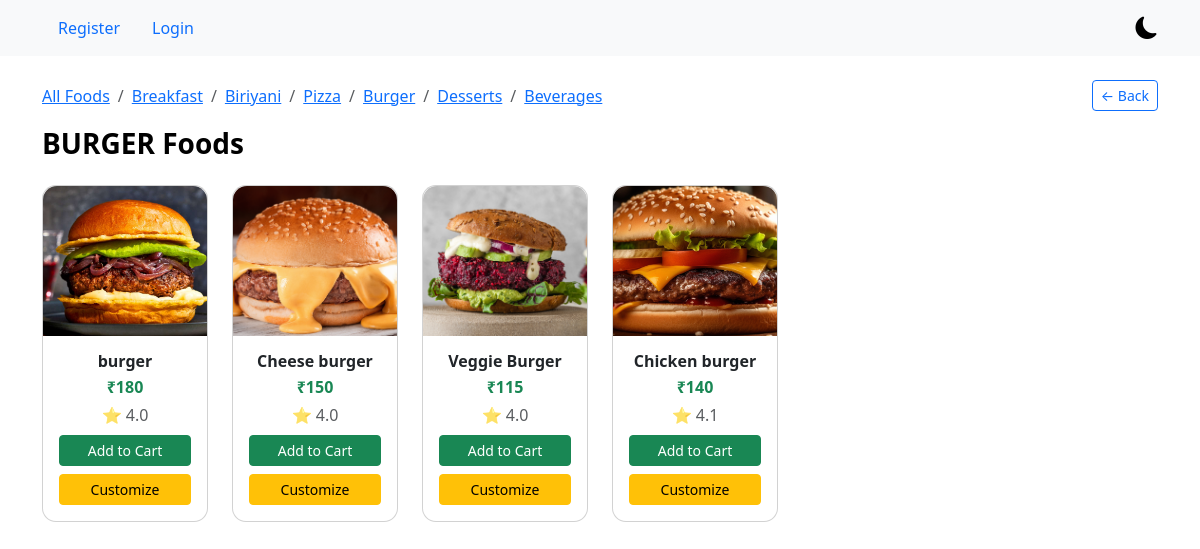
The app's page /foods/category/BURGER/ with its own data.
### foods/models.py (models this page shows)
class FoodItems(models.Model):
    name=models.CharField(max_length=100)
    price=models.IntegerField(null=True,blank=True)
    rating=models.FloatField(null=True,blank=True)
    foodpic = models.ImageField(upload_to='foodpic/', blank=True, null=True)
    Categories=models.CharField(max_length=100,choices=Categories)

### foods/views.py (the view)
# urls.py: path('category/<str:category>/', views.category_foods, name='category_foods'),
def category_foods(request, category):
    foods = FoodItems.objects.filter(Categories=category)
    context = {
        'foods': foods,
        'category': category,
    }
    return render(request, 'foods/category.html', context)

### templates/foods/category.html (shortened to what this page needs)
{% extends 'base.html' %}
{% load static %}
{% block content %}
<div class="container mt-4">
    <div class="breadcrumb-container mb-3">
        <nav aria-label="breadcrumb">
            <ol class="breadcrumb mb-0">
                <li class="breadcrumb-item">
                    <a href="{% url 'Allfoods' %}">All Foods</a>
                </li>
                <li class="breadcrumb-item"><a href="{% url 'category_foods' 'BREAKFAST' %}">Breakfast</a></li>
                <li class="breadcrumb-item"><a href="{% url 'category_foods' 'BIRIYANI' %}">Biriyani</a></li>
                <li class="breadcrumb-item"><a href="{% url 'category_foods' 'PIZZA' %}">Pizza</a></li>
                <li class="breadcrumb-item"><a href="{% url 'category_foods' 'BURGER' %}">Burger</a></li>
                <li class="breadcrumb-item"><a href="{% url 'category_foods' 'DESSARTS' %}">Desserts</a></li>
                <li class="breadcrumb-item"><a href="{% url 'category_foods' 'BREVERAGES' %}">Beverages</a></li>
            </ol>
        </nav>
        <a href="{% url 'Allfoods' %}" class="btn btn-outline-primary btn-sm">
            ← Back
        </a>
    </div>
    <h3 class="mb-4 text-capitalize fw-bold">
        {{ category }} Foods
    </h3>
    <div class="row g-4">
        {% for food in foods %}
            <div class="col-xl-2 col-lg-3 col-md-4 col-sm-6">
                <div class="card food-card h-100">
                    {% if food.foodpic %}
                        <img src="{{ food.foodpic.url }}" class="card-img-top food-img">
                    {% else %}
                        <img src="{% static 'css/images/default.png' %}" class="card-img-top food-img">
                    {% endif %}
                    <div class="card-body text-center">
                        <h6 class="fw-semibold mb-1">{{ food.name }}</h6>
                        <p class="mb-1 text-success fw-bold">₹{{ food.price }}</p>
                        <p class="mb-2 text-muted">⭐ {{ food.rating }}</p>
                        <a href="{% url 'add_cart' %}?food_id={{ food.id }}"
                           class="btn btn-success btn-sm w-100 mb-2">
                            Add to Cart
                        </a>
                        <a href="{% url 'customize' food.id %}"
                           class="btn btn-warning btn-sm w-100">
                            Customize
                        </a>
                    </div>
                </div>
            </div>
        {% endfor %}
    </div>
</div>
{% endblock %}

### templates/base.html (style rules this page uses)
:root { --bg-color: #ffffff; --text-color: #000000; --card-bg: #ffffff; --nav-bg: #f8f9fa; }
body { background-color: var(--bg-color); color: var(--text-color); transition: all 0.3s ease; scroll-behavior: smooth; }
.card, .jumbotron { background-color: var(--card-bg) !important; border-radius: 12px; }

### templates/foods/category.html (style rules this page uses)
.food-card { border-radius: 14px; transition: transform 0.2s ease, box-shadow 0.2s ease; }
.food-img { height: 150px; object-fit: cover; border-top-left-radius: 14px; border-top-right-radius: 14px; }
.breadcrumb-container { display: flex; justify-content: space-between; align-items: center; }

### records on screen
FoodItems: foodpic (picture), name "burger", price "180", rating "4.0"
FoodItems: foodpic (picture), name "Cheese burger", price "150", rating "4.0"
FoodItems: foodpic (picture), name "Veggie Burger", price "115", rating "4.0"
FoodItems: foodpic (picture), name "Chicken burger", price "140", rating "4.1"

### other values on screen
{{ category }} "BURGER"
